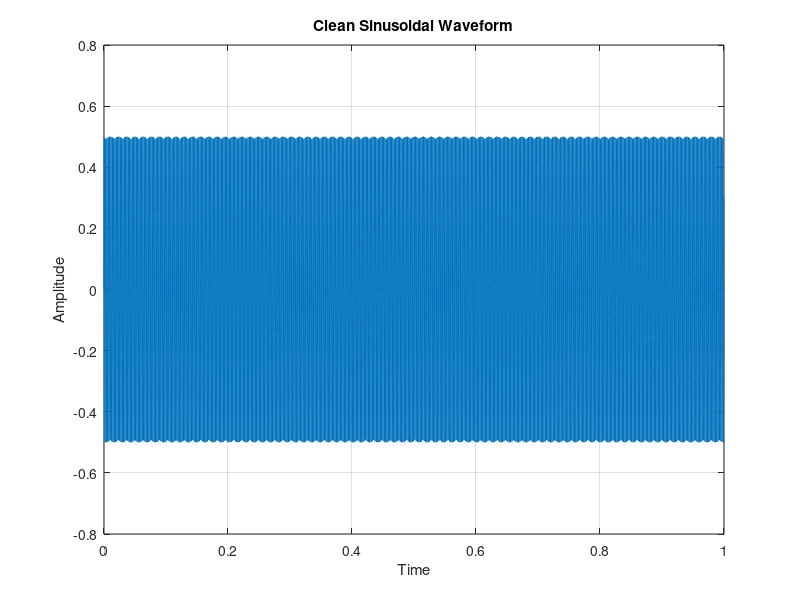
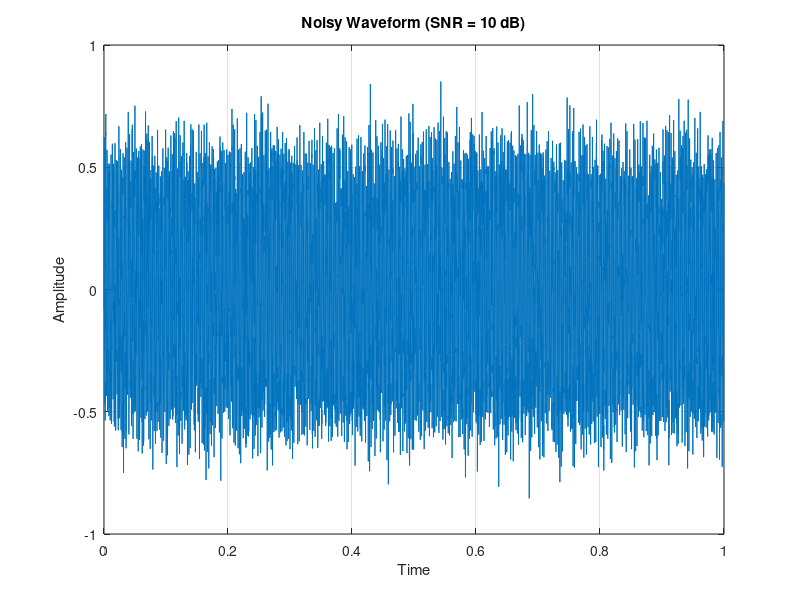
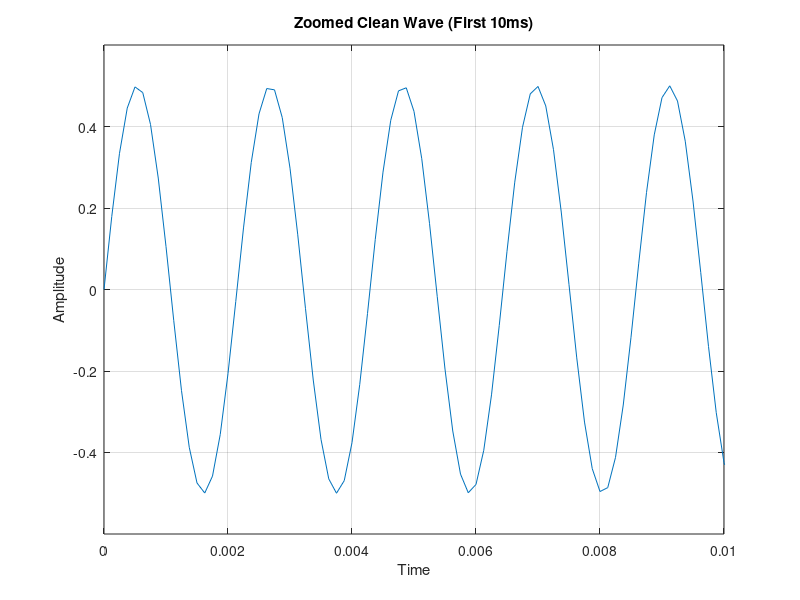
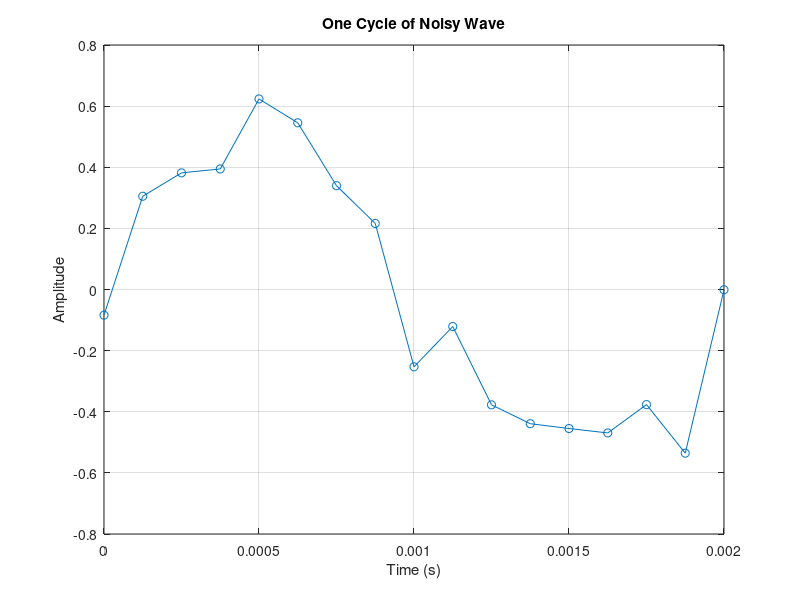

Reproduce these figures in MATLAB, in order.
% ECE 09433 - Lab 2 - Section 0.1
% Digital Synthesis of Arbitrary Waveforms with Specified SNR
% Group 3

% This program generates a 1-second duration
% Steps 1-5
% A# signal (466.16 Hz) with a specified SNR

% specify SNR in dB
snr = 10;

% generate Original A# signal
fs = 8000; % Sampling frequency (Hz)
t = 0:1/fs:1-1/fs; % Time vector (1 second duration)
s = 0.5 * sin(2 * pi * 466.16 * t); % A# tone

% play the clean signal
sound(s, fs);
pause(1.5); % Pause to allow playback

% compute signal variance correctly
var_s = var(s);

% calculate required noise variance
var_noise = var_s / (10^(snr/10));

% generate Gaussian noise
n = sqrt(var_noise) * randn(size(s));

% create noisy signal
m = s + n;

% play the noisy signal
sound(m, fs);
pause(1.5); % Pause to allow playback

% plot the clean sine wave (full duration)
figure;
plot(t, s);
title('Clean Sinusoidal Waveform');
xlabel('Time');
ylabel('Amplitude');
grid on;

% plot noisy sine wave (SNR = 10 dB)
figure;
plot(t, m);
title('Noisy Waveform (SNR = 10 dB)');
xlabel('Time');
ylabel('Amplitude');
grid on;

% plot zoomed-in clean sine wave (first 10ms)
figure;
plot(t, s);
title('Zoomed Clean Wave (First 10ms)');
xlabel('Time');
ylabel('Amplitude');
grid on;
axis([0 0.01 -0.6 0.6]); % Zoom into first 10ms

% extract exactly 1 cycle of noisy waveform (Fixed)
T_cycle = 1 / 466.16; % Period of one cycle (seconds)
num_samples = round(T_cycle * fs); % Number of samples in one cycle
t_cycle = t(1:num_samples); % Extract corresponding time values
m_cycle = m(1:num_samples); % Extract corresponding noisy signal values

% plot one full cycle of the noisy waveform
figure;
plot(t_cycle, m_cycle, '-o'); % Add markers to visualize individual points
title('One Cycle of Noisy Wave');
xlabel('Time (s)');
ylabel('Amplitude');
grid on;

%% generate/plot One Cycle of Varied Frequency and Amplitude Signal
A_new = 0.8; % New amplitude
f_new = 750; % New frequency (Hz)
T_cycle_new = 1 / f_new; % Period of one cycle
num_samples_new = round(T_cycle_new * fs); % Number of samples for one cycle
t_cycle_new = t(1:num_samples_new); % Extract time values for one cycle
s_varied = A_new * sin(2 * pi * f_new * t_cycle_new); % One cycle of new sine wave

% compute variance and add noise
var_s_varied = var(s_varied);
var_noise_varied = var_s_varied / (10^(snr/10));
n_varied = sqrt(var_noise_varied) * randn(size(s_varied));
m_varied = s_varied + n_varied; % Noisy signal for one cycle

% plot new noisy waveform for one cycle
figure;
plot(t_cycle_new, m_varied, '-o');
title(['One Cycle of Noisy Waveform with Changed Frequency (' num2str(f_new) ' Hz) and Amplitude (' num2str(A_new) ')']);
xlabel('Time (s)');
ylabel('Amplitude');
grid on;
